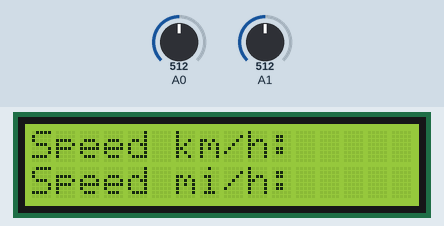
The sketch below on a simulated Arduino Uno, built with avr-gcc and run on an emulated ATmega328P. On the bench: 16×2 character LCD. The inputs (shaded band) are chosen by the test bench; at power-on: A1 = 512, A0 = 512.

Above: at 1.2 s.
1.3 s: A1 set to 1023
At 2.77 s:
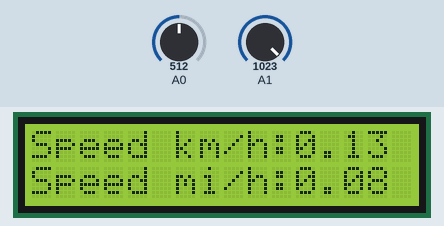
2.8 s: A0 set to 982
4.3 s: A0 set to 1017
At 4.8 s:
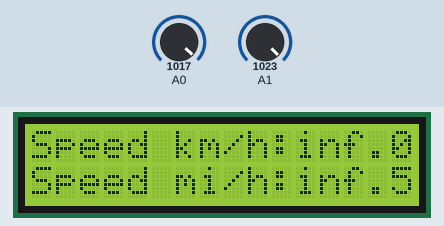
6.9 s: A0 set to 900
At 7.35 s:
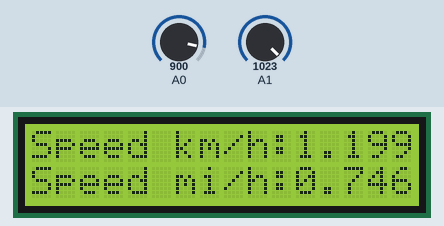
8.7 s: A1 set to 900
Timing chart, 0 to 11.2 s (numbered marks = the images above; inputs shaded):
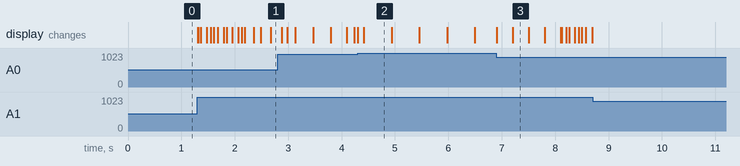

The sketch:

Hot_Wheels_Speedometer.ino
```cpp
/*
 * Arduino Hot Wheels Speedometer
 *
 * Ronaldo Rezende Junior
 * ronaldo.rrj at gmail
 * 02/2019
 * https://github.com/naldin
 *
 * For math was used:
 * 100mm = 0.1m (or 100/1000)
 * 1ms = 0.001sec (or 1/1000)
 * 1m/s = 3.6km/h
 * 1km/h = 0.621mi/h
 *
 */

#include <LiquidCrystal.h>

// Using for setting LCD
const int rs = 12, en = 11, d4 = 5, d5 = 4, d6 = 3, d7 = 2;
LiquidCrystal lcd(rs, en, d4, d5, d6, d7);

const float tHold = 1000; //threshold

float ldr1 = 0; // LDR 1
float ldr2 = 0; // LDR 2
float t1 = 0;   // Time 1
float t2 = 0;   // Time 2
float res = 0;  // Result

void setup() {
  // Starting LCD
  lcd.begin(16, 2);
  lcd.clear();

  // Label
  lcd.setCursor(0, 0);
  lcd.print("Speed km/h:");
  lcd.setCursor(0, 1);
  lcd.print("Speed mi/h:");

  // Pins setup
  pinMode(A0, INPUT);
  pinMode(A1, INPUT);
}
void loop() {
  //Reading LDRs
  ldr1 = analogRead(A0);
  ldr2 = analogRead(A1);

  // Setting time 1
  if (ldr1 > tHold) {
    t1 = millis();
  }
  //Setting time 2
  if (ldr2 > tHold) {
    t2 = millis();

    // Doing the math and print
    res = (100 / (t2 - t1)) * 3.6;
    lcd.setCursor(11, 0);
    lcd.print(res); // km/h
    lcd.setCursor(11, 1);
    lcd.print(res * 0.621); // mi/h
  }
}
```

Measured:
- the behaviour switches between 1000 and 1001 on A0 (found by bisection; images 1 and 2)
- after the input at 1.3 s, the display: first changes at once (image 1 shows a later state)
- after the input at 4.3 s, the display: first changes at once (image 2 shows a later state)
- after the input at 8.7 s, every drawn part: stays the same
- what the display in image 2 shows lasts 0.5 s, from 4.4 s to 4.9 s
